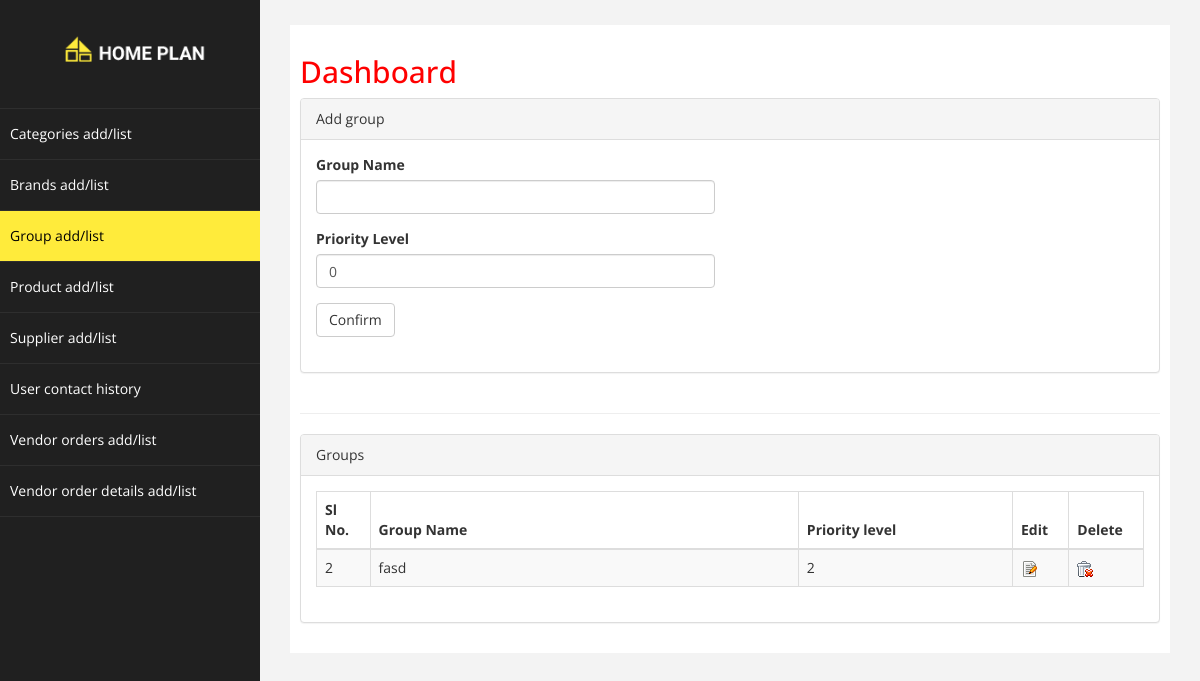
/backend/group, run on an earlier commit of the app's database.
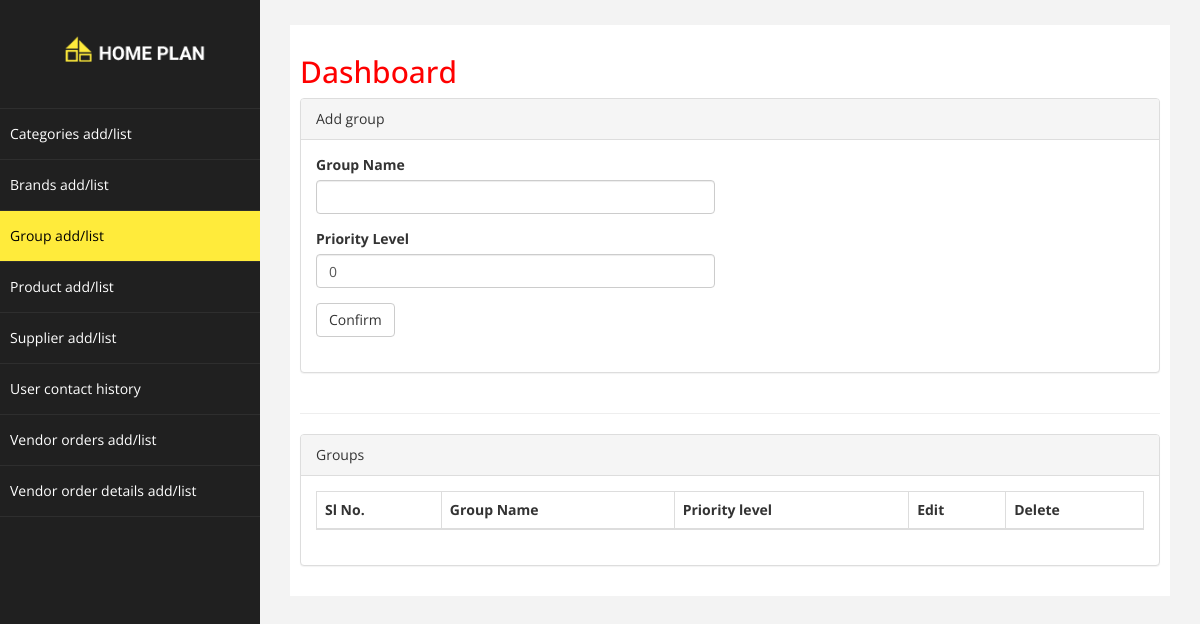
And on a later commit of the database.
### backend/models.py (models this page shows, shortened)
class Group(models.Model):
    group_name = models.CharField(max_length=100)
    group_priority = models.IntegerField(default=0)

### backend/views.py (the view)
def add_group(request):
    groups = Group.objects.all()
    form = GroupForm()
    context = RequestContext(request, {'form': form, 'group': groups,
                                       'MEDIA_URL': settings.MEDIA_URL})
    if request.method == 'POST':
        form = GroupForm(request.POST, request.FILES)
        if form.is_valid():
            group = GroupForm.save(form)
            group.save()
    else:
        group = Group.objects.all()
        form = GroupForm()
        context = RequestContext(request,
                                 {'form': form, 'group': groups,
                                  'MEDIA_URL': settings.MEDIA_URL})
    return render_to_response('backend/group.html', context_instance=context)

### backend/forms.py
class GroupForm(forms.ModelForm):
    class Meta:
        model = Group
        fields = ('group_name', 'group_priority',)

### backend/templates/backend/group.html (shortened to what this page needs)
{% load staticfiles %}
{% load widget_tweaks %}
<!DOCTYPE html>
<html xmlns="http://www.w3.org/1999/xhtml">
<head>
  <link href="{% static 'css/bootstrap.css' %}" rel="stylesheet" />
  <link href="{% static 'css/font-awesome.css' %}" rel="stylesheet" />
  <link href="{% static  'js/morris/morris-0.4.3.min.css' %}" rel="stylesheet" />
  <link href="{% static 'css/custom.css' %}" rel="stylesheet" />
</head>
<body>
<div id="wrapper">
  <nav class="navbar-default navbar-side" role="navigation">
    <div class="sidebar-collapse">
      <ul class="nav" id="main-menu">
        <li class="text-center">
          <img src="{% static 'img/logo.png' %}" class="user-image img-responsive"/>
        </li>
        <li>
          <a href="/backend">Categories add/list</a>
        </li>
        <li>
          <a href="/backend/brand">Brands add/list</a>
        </li>
        <li>
          <a  class="active-menu" href="/backend/group">Group add/list</a>
        </li>
        <li>
          <a  href="/backend/product">Product add/list</a>
        </li>
        <li>
          <a  href="/backend/supplier">Supplier add/list</a>
        </li>
        <li>
          <a  href="usercontact.html">User contact history</a>
        </li>
        <li>
          <a  href="vendororder.html">Vendor orders add/list</a>
        </li>
        <li>
          <a  href="vendordetails.html">Vendor order details add/list</a>
        </li>
      </ul>
    </div>
  </nav>
  <div id="page-wrapper" >
    <div id="page-inner">
      <div class="row">
        <div class="col-md-12">
          <h2>Dashboard</h2>
        </div>
      </div>
      <div class="row">
        <div class="col-md-12">
          <div class="panel panel-default">
            <div class="panel-heading">Add group</div>
            <div class="panel-body">
              <div class="row">
                <div class="col-md-6">
                  <form enctype="multipart/form-data" action="{% url 'add_group'%}" method="POST">
                    <div class="form-group">
                      <label>Group Name</label>
                      {{form.group_name|add_class:"form-control"}}
                    </div>
                    <div class="form-group">
                      <label>Priority Level</label>
                      {{form.group_priority|add_class:"form-control"}}
                    </div>
                    <input type="submit" value="Confirm" class="btn btn-default">
                  </form>
                  <br />
                </div>
              </div>
            </div>
          </div>
        </div>
      </div>
      <hr />
      <div class="row">
        <div class="col-md-12">
          <div class="panel panel-default">
            <div class="panel-heading">
            Groups
            </div>
            <div class="panel-body">
              <div class="table-responsive">
                <table class="table table-striped table-bordered table-hover" id="dataTables-example">
                  <thead>
                  <tr>
                    <th>Sl No.</th>
                    <th>Group Name</th>
                    <th>Priority level</th>
                    <th>Edit</th>
                    <th>Delete</th>
                  </tr>
                  </thead>
                  <tbody>
                  {%for group in group %}
                    <tr class="odd gradeX">
                      <td style="width:5%";>{{group.id}}</td>
                      <td style="width:40%";>{{group.group_name}}</td>
                      <td style="width:20%";>{{group.group_priority}}</td>
                      <td style="width:5%";class="center"><a href=""><img src="{% static 'img/edit.png' %}" width="16" height="16"></a></td>
                      <td style="width:5%";class="center"><a href="group_remove/{{group.id}}"><img src="{% static 'img/delete.gif' %}" width="16" height="16"></a></td>
                    </tr>
                    {%endfor%}
                  </tbody>
                </table>
              </div>
            </div>
          </div>
        </div>
      </div>
    </div>
  </div>
</div>
</body>
</html>

What changed in the data, as far as the page shows it:
removed Group: id "2", group_name "fasd", group_priority "2"
